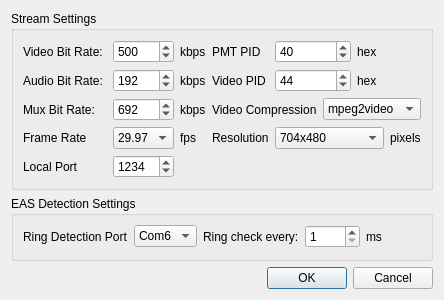
<?xml version="1.0" encoding="UTF-8"?>
<ui version="4.0">
 <class>configure_eas</class>
 <widget class="QDialog" name="configure_eas">
  <property name="geometry">
   <rect>
    <x>0</x>
    <y>0</y>
    <width>444</width>
    <height>300</height>
   </rect>
  </property>
  <property name="windowTitle">
   <string>Dialog</string>
  </property>
  <layout class="QVBoxLayout" name="verticalLayout">
   <item>
    <widget class="QGroupBox" name="groupBox">
     <property name="title">
      <string>Stream Settings</string>
     </property>
     <layout class="QGridLayout" name="gridLayout">
      <item row="5" column="0">
       <widget class="QLabel" name="label_19">
        <property name="text">
         <string>Local Port</string>
        </property>
       </widget>
      </item>
      <item row="3" column="8">
       <widget class="QLabel" name="label_14">
        <property name="text">
         <string>pixels</string>
        </property>
       </widget>
      </item>
      <item row="3" column="3">
       <widget class="QLabel" name="label_13">
        <property name="text">
         <string>fps</string>
        </property>
       </widget>
      </item>
      <item row="3" column="2">
       <widget class="QComboBox" name="comboBox">
        <item>
         <property name="text">
          <string>29.97</string>
         </property>
        </item>
       </widget>
      </item>
      <item row="3" column="0">
       <widget class="QLabel" name="label_11">
        <property name="text">
         <string>Frame Rate</string>
        </property>
       </widget>
      </item>
      <item row="3" column="4">
       <widget class="QLabel" name="label_12">
        <property name="text">
         <string>Resolution</string>
        </property>
       </widget>
      </item>
      <item row="2" column="6" colspan="3">
       <widget class="QComboBox" name="comboBox_3">
        <item>
         <property name="text">
          <string>mpeg2video</string>
         </property>
        </item>
       </widget>
      </item>
      <item row="3" column="5" colspan="3">
       <widget class="QComboBox" name="comboBox_2">
        <item>
         <property name="text">
          <string>704x480</string>
         </property>
        </item>
        <item>
         <property name="text">
          <string>1920x1080</string>
         </property>
        </item>
       </widget>
      </item>
      <item row="2" column="2">
       <widget class="QSpinBox" name="spinBox_3">
        <property name="maximum">
         <number>19390</number>
        </property>
        <property name="value">
         <number>692</number>
        </property>
       </widget>
      </item>
      <item row="2" column="0" colspan="2">
       <widget class="QLabel" name="label_5">
        <property name="text">
         <string>Mux Bit Rate:</string>
        </property>
       </widget>
      </item>
      <item row="1" column="7">
       <widget class="QLabel" name="label_10">
        <property name="text">
         <string>hex</string>
        </property>
       </widget>
      </item>
      <item row="2" column="3">
       <widget class="QLabel" name="label_6">
        <property name="text">
         <string>kbps</string>
        </property>
       </widget>
      </item>
      <item row="1" column="5" colspan="2">
       <widget class="QSpinBox" name="spinBox_5">
        <property name="minimum">
         <number>32</number>
        </property>
        <property name="maximum">
         <number>3840</number>
        </property>
        <property name="value">
         <number>68</number>
        </property>
        <property name="displayIntegerBase">
         <number>16</number>
        </property>
       </widget>
      </item>
      <item row="2" column="4" colspan="2">
       <widget class="QLabel" name="label_15">
        <property name="text">
         <string>Video Compression</string>
        </property>
       </widget>
      </item>
      <item row="0" column="4">
       <widget class="QLabel" name="label_7">
        <property name="text">
         <string>PMT PID</string>
        </property>
       </widget>
      </item>
      <item row="0" column="3">
       <widget class="QLabel" name="label_2">
        <property name="text">
         <string>kbps</string>
        </property>
       </widget>
      </item>
      <item row="0" column="0" colspan="2">
       <widget class="QLabel" name="label">
        <property name="text">
         <string>Video Bit Rate:</string>
        </property>
       </widget>
      </item>
      <item row="1" column="0" colspan="2">
       <widget class="QLabel" name="label_3">
        <property name="text">
         <string>Audio Bit Rate:</string>
        </property>
       </widget>
      </item>
      <item row="0" column="2">
       <widget class="QSpinBox" name="spinBox">
        <property name="maximum">
         <number>19000</number>
        </property>
        <property name="value">
         <number>500</number>
        </property>
       </widget>
      </item>
      <item row="0" column="5" colspan="2">
       <widget class="QSpinBox" name="spinBox_4">
        <property name="minimum">
         <number>16</number>
        </property>
        <property name="maximum">
         <number>7936</number>
        </property>
        <property name="value">
         <number>64</number>
        </property>
        <property name="displayIntegerBase">
         <number>16</number>
        </property>
       </widget>
      </item>
      <item row="0" column="7">
       <widget class="QLabel" name="label_9">
        <property name="text">
         <string>hex</string>
        </property>
       </widget>
      </item>
      <item row="1" column="2">
       <widget class="QSpinBox" name="spinBox_2">
        <property name="maximum">
         <number>10000</number>
        </property>
        <property name="value">
         <number>192</number>
        </property>
       </widget>
      </item>
      <item row="1" column="4">
       <widget class="QLabel" name="label_8">
        <property name="text">
         <string>Video PID</string>
        </property>
       </widget>
      </item>
      <item row="1" column="3">
       <widget class="QLabel" name="label_4">
        <property name="text">
         <string>kbps</string>
        </property>
       </widget>
      </item>
      <item row="5" column="2">
       <widget class="QSpinBox" name="spinBox_7">
        <property name="minimum">
         <number>1024</number>
        </property>
        <property name="maximum">
         <number>65535</number>
        </property>
        <property name="value">
         <number>1234</number>
        </property>
       </widget>
      </item>
     </layout>
    </widget>
   </item>
   <item>
    <widget class="QGroupBox" name="groupBox_2">
     <property name="title">
      <string>EAS Detection Settings</string>
     </property>
     <layout class="QGridLayout" name="gridLayout_2">
      <item row="0" column="0">
       <widget class="QLabel" name="label_16">
        <property name="text">
         <string>Ring Detection Port</string>
        </property>
       </widget>
      </item>
      <item row="0" column="1">
       <widget class="QComboBox" name="comboBox_4">
        <item>
         <property name="text">
          <string>Com6</string>
         </property>
        </item>
        <item>
         <property name="text">
          <string>Mux1</string>
         </property>
        </item>
       </widget>
      </item>
      <item row="0" column="2">
       <widget class="QLabel" name="label_17">
        <property name="text">
         <string>Ring check every:</string>
        </property>
       </widget>
      </item>
      <item row="0" column="3">
       <widget class="QSpinBox" name="spinBox_6">
        <property name="minimum">
         <number>1</number>
        </property>
       </widget>
      </item>
      <item row="0" column="4">
       <widget class="QLabel" name="label_18">
        <property name="text">
         <string>ms</string>
        </property>
       </widget>
      </item>
     </layout>
    </widget>
   </item>
   <item>
    <widget class="QDialogButtonBox" name="buttonBox">
     <property name="orientation">
      <enum>Qt::Horizontal</enum>
     </property>
     <property name="standardButtons">
      <set>QDialogButtonBox::Cancel|QDialogButtonBox::Ok</set>
     </property>
    </widget>
   </item>
  </layout>
 </widget>
 <resources/>
 <connections>
  <connection>
   <sender>buttonBox</sender>
   <signal>accepted()</signal>
   <receiver>configure_eas</receiver>
   <slot>accept()</slot>
   <hints>
    <hint type="sourcelabel">
     <x>248</x>
     <y>254</y>
    </hint>
    <hint type="destinationlabel">
     <x>157</x>
     <y>274</y>
    </hint>
   </hints>
  </connection>
  <connection>
   <sender>buttonBox</sender>
   <signal>rejected()</signal>
   <receiver>configure_eas</receiver>
   <slot>reject()</slot>
   <hints>
    <hint type="sourcelabel">
     <x>316</x>
     <y>260</y>
    </hint>
    <hint type="destinationlabel">
     <x>286</x>
     <y>274</y>
    </hint>
   </hints>
  </connection>
 </connections>
</ui>
